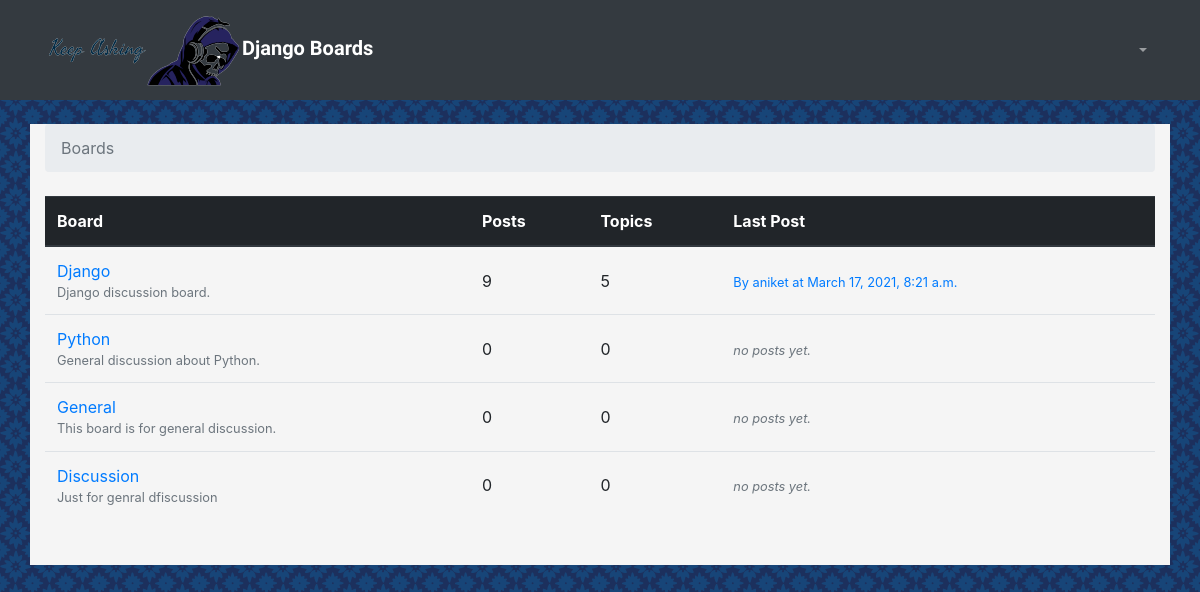
The page / on the database its author committed.
### boards/models.py (models this page shows, shortened)
class Board(models.Model):
    name=models.CharField(max_length=30, unique=True)
    description = models.CharField(max_length=100)
    def get_posts_count(self):
        return Post.objects.filter(topic__board=self).count()
    def get_last_post(self):
        return Post.objects.filter(topic__board=self).order_by('-created_at').first()

class Post(models.Model):
    message = models.TextField(max_length=4000)
    topic = models.ForeignKey(Topic, related_name='posts', on_delete=models.DO_NOTHING)
    created_at = models.DateTimeField(auto_now_add=True)
    update_at = models.DateTimeField(null=True)
    created_by = models.ForeignKey(User, related_name='posts', on_delete=models.DO_NOTHING)
    updated_by = models.ForeignKey(User, related_name='+', null=True, on_delete=models.DO_NOTHING)

### boards/views.py (the view)
# urls.py: 2. Add a URL to urlpatterns:  url(r'^$', views.home, name='home')
def home(request):
    boards = Board.objects.all()
    return render(request, 'home.html', {'boards': boards})

### templates/home.html
{% extends 'base.html' %}
{% block breadcrumb %}
  <li class="breadcrumb-item active">Boards</li>
{% endblock %}
{% block content %}
  <table class="table ">
    <thead class="thead-dark">
      <tr>
        <th>Board</th>
        <th>Posts</th>
        <th>Topics</th>
        <th>Last Post</th>
      </tr>
    </thead>
    <tbody>
      {% for board in boards %}
        <tr>
          <td>
            <a href="{% url 'board_topics' board.pk %}">{{ board.name }}</a>
            <small class="text-muted d-block">{{ board.description }}</small>
          </td>
          <td class="align-middle">{{ board.get_posts_count }}</td>
          <td class="align-middle">{{ board.topics.count }}</td>
          <td class="align-middle">{% with post=board.get_last_post %}{% if post %}
            <small>
              <a href="{% url 'topic_posts' board.pk  post.topic.pk %}">By {{ post.created_by.username }} at {{ post.created_at }}</a>
            </small>
            {% else %}
              <small class="text-muted"><em>no posts yet.</em></small>
            {% endif %}
            {% endwith %}
          </td>
        </tr>
      {% endfor %}
    </tbody>
  </table>
{% endblock %}

### static/css/app.css (style rules this page uses)
body { background-image: url(../images/moroccan-flower-dark.png); }

### rows shown on the page
Board: name "Django", description "Django discussion board.", get_posts_count "9", topics.count "5", get_last_post.created_by.username "aniket", get_last_post.created_at "March 17, 2021, 8:21 a.m."
Board: name "Python", description "General discussion about Python.", get_posts_count "0", topics.count "0", shows "no posts yet."
Board: name "General", description "This board is for general discussion.", get_posts_count "0", topics.count "0", shows "no posts yet."
Board: name "Discussion", description "Just for genral dfiscussion", get_posts_count "0", topics.count "0", shows "no posts yet."
